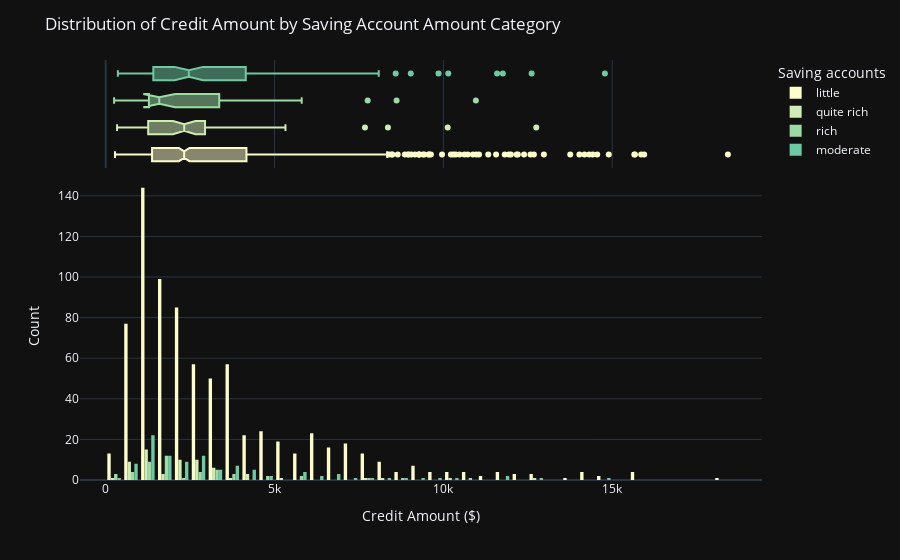

Notebook code for this chart:
### Code cell
fig = px.histogram(df,
x = df['Credit amount'],
color = df['Saving accounts'],
template = 'plotly_dark',
marginal = 'box',
color_discrete_sequence = px.colors.sequential.deep)

fig.update_layout(barmode = 'group',
yaxis_title = 'Count',
xaxis_title = 'Credit Amount ($)',
title = 'Distribution of Credit Amount by Saving Account Amount Category')

### Figure 1 — Plotly figure (JSON) as saved in the notebook; plotly's stock layout.template omitted (floating-point values rounded to 4 significant figures; data arrays with more than 128 entries replaced by an {"elided": "..."} marker saying what was removed)
{"data": [{"alignmentgroup": "True", "bingroup": "x", "hovertemplate": "Saving accounts=little<br>Credit amount=%{x}<br>count=%{y}<extra></extra>", "legendgroup": "little", "marker": {"color": "rgb(253, 253, 204)", "pattern": {"shape": ""}}, "name": "little", "offsetgroup": "little", "orientation": "v", "showlegend": true, "type": "histogram", "x": {"elided": "786 int values"}, "xaxis": "x", "yaxis": "y"}, {"alignmentgroup": "True", "hovertemplate": "Saving accounts=little<br>Credit amount=%{x}<extra></extra>", "legendgroup": "little", "marker": {"color": "rgb(253, 253, 204)"}, "name": "little", "notched": true, "offsetgroup": "little", "showlegend": false, "type": "box", "x": {"elided": "786 int values"}, "xaxis": "x2", "yaxis": "y2"}, {"alignmentgroup": "True", "bingroup": "x", "hovertemplate": "Saving accounts=quite rich<br>Credit amount=%{x}<br>count=%{y}<extra></extra>", "legendgroup": "quite rich", "marker": {"color": "rgb(206, 236, 179)", "pattern": {"shape": ""}}, "name": "quite rich", "offsetgroup": "quite rich", "orientation": "v", "showlegend": true, "type": "histogram", "x": [2835, 3430, 2647, 2333, 1158, 2299, 1352, 1213, 1410, 1680, 4281, 2366, 766, 1262, 909, 2978, 338, 936, 2507, 3447, 1402, 10127, 3213, 3758, 727, 2326, 3235, 939, 1597, 2782, 660, 2569, 1163, 2360, 1750, 2828, 4042, 1376, 1386, 2080, 2580, 1236, 1123, 5324, 629, 790, 1316, 2483, 1480, 2675, 3062, 1338, 2375, 2221, 7678, 12749, 522, 8358, 3349, 4113, 2397, 2520, 1258], "xaxis": "x", "yaxis": "y"}, {"alignmentgroup": "True", "hovertemplate": "Saving accounts=quite rich<br>Credit amount=%{x}<extra></extra>", "legendgroup": "quite rich", "marker": {"color": "rgb(206, 236, 179)"}, "name": "quite rich", "notched": true, "offsetgroup": "quite rich", "showlegend": false, "type": "box", "x": [2835, 3430, 2647, 2333, 1158, 2299, 1352, 1213, 1410, 1680, 4281, 2366, 766, 1262, 909, 2978, 338, 936, 2507, 3447, 1402, 10127, 3213, 3758, 727, 2326, 3235, 939, 1597, 2782, 660, 2569, 1163, 2360, 1750, 2828, 4042, 1376, 1386, 2080, 2580, 1236, 1123, 5324, 629, 790, 1316, 2483, 1480, 2675, 3062, 1338, 2375, 2221, 7678, 12749, 522, 8358, 3349, 4113, 2397, 2520, 1258], "xaxis": "x2", "yaxis": "y2"}, {"alignmentgroup": "True", "bingroup": "x", "hovertemplate": "Saving accounts=rich<br>Credit amount=%{x}<br>count=%{y}<extra></extra>", "legendgroup": "rich", "marker": {"color": "rgb(156, 219, 165)", "pattern": {"shape": ""}}, "name": "rich", "offsetgroup": "rich", "orientation": "v", "showlegend": true, "type": "histogram", "x": [3059, 409, 1913, 1007, 1318, 8613, 709, 1582, 7758, 1577, 3777, 4591, 1413, 10961, 666, 3368, 2745, 1543, 2659, 1525, 1136, 983, 1516, 3186, 1149, 1287, 1512, 3622, 960, 2578, 1572, 3357, 3496, 3651, 433, 250, 1275, 2603, 1555, 5711, 1940, 1941, 5804, 4526, 1322, 1592, 2142, 1231], "xaxis": "x", "yaxis": "y"}, {"alignmentgroup": "True", "hovertemplate": "Saving accounts=rich<br>Credit amount=%{x}<extra></extra>", "legendgroup": "rich", "marker": {"color": "rgb(156, 219, 165)"}, "name": "rich", "notched": true, "offsetgroup": "rich", "showlegend": false, "type": "box", "x": [3059, 409, 1913, 1007, 1318, 8613, 709, 1582, 7758, 1577, 3777, 4591, 1413, 10961, 666, 3368, 2745, 1543, 2659, 1525, 1136, 983, 1516, 3186, 1149, 1287, 1512, 3622, 960, 2578, 1572, 3357, 3496, 3651, 433, 250, 1275, 2603, 1555, 5711, 1940, 1941, 5804, 4526, 1322, 1592, 2142, 1231], "xaxis": "x2", "yaxis": "y2"}, {"alignmentgroup": "True", "bingroup": "x", "hovertemplate": "Saving accounts=moderate<br>Credit amount=%{x}<br>count=%{y}<extra></extra>", "legendgroup": "moderate", "marker": {"color": "rgb(111, 201, 163)", "pattern": {"shape": ""}}, "name": "moderate", "offsetgroup": "moderate", "orientation": "v", "showlegend": true, "type": "histogram", "x": [1282, 1804, 5866, 6187, 2073, 1568, 12612, 2249, 2622, 1469, 1449, 10144, 3566, 682, 1346, 6967, 1288, 3512, 2872, 674, 3844, 3031, 951, 2141, 2767, 1204, 4151, 3812, 1154, 1901, 3878, 7582, 727, 5511, 1864, 7408, 11590, 1743, 14782, 362, 4272, 11760, 1591, 3092, 1037, 1418, 1237, 9034, 1323, 1126, 1216, 6850, 8588, 1203, 3488, 1532, 2631, 1311, 1995, 2278, 1553, 931, 2671, 741, 1240, 3441, 1437, 4623, 8086, 4139, 5742, 5595, 9857, 2862, 2753, 2631, 2896, 1377, 2503, 6560, 6148, 4380, 4280, 2325, 841, 2463, 2223, 836, 2301, 1474, 3577, 1382, 2848, 2359, 1919, 3621, 3069, 1514, 1264, 2923, 1409, 1569, 4576], "xaxis": "x", "yaxis": "y"}, {"alignmentgroup": "True", "hovertemplate": "Saving accounts=moderate<br>Credit amount=%{x}<extra></extra>", "legendgroup": "moderate", "marker": {"color": "rgb(111, 201, 163)"}, "name": "moderate", "notched": true, "offsetgroup": "moderate", "showlegend": false, "type": "box", "x": [1282, 1804, 5866, 6187, 2073, 1568, 12612, 2249, 2622, 1469, 1449, 10144, 3566, 682, 1346, 6967, 1288, 3512, 2872, 674, 3844, 3031, 951, 2141, 2767, 1204, 4151, 3812, 1154, 1901, 3878, 7582, 727, 5511, 1864, 7408, 11590, 1743, 14782, 362, 4272, 11760, 1591, 3092, 1037, 1418, 1237, 9034, 1323, 1126, 1216, 6850, 8588, 1203, 3488, 1532, 2631, 1311, 1995, 2278, 1553, 931, 2671, 741, 1240, 3441, 1437, 4623, 8086, 4139, 5742, 5595, 9857, 2862, 2753, 2631, 2896, 1377, 2503, 6560, 6148, 4380, 4280, 2325, 841, 2463, 2223, 836, 2301, 1474, 3577, 1382, 2848, 2359, 1919, 3621, 3069, 1514, 1264, 2923, 1409, 1569, 4576], "xaxis": "x2", "yaxis": "y2"}], "layout": {"barmode": "group", "legend": {"title": {"text": "Saving accounts"}, "tracegroupgap": 0}, "margin": {"t": 60}, "title": {"text": "Distribution of Credit Amount by Saving Account Amount Category"}, "xaxis": {"anchor": "y", "domain": [0, 1], "title": {"text": "Credit Amount ($)"}}, "xaxis2": {"anchor": "y2", "domain": [0, 1], "matches": "x", "showgrid": true, "showticklabels": false}, "yaxis": {"anchor": "x", "domain": [0, 0.7326], "title": {"text": "Count"}}, "yaxis2": {"anchor": "x2", "domain": [0.7426, 1], "matches": "y2", "showgrid": false, "showline": false, "showticklabels": false, "ticks": ""}}}
